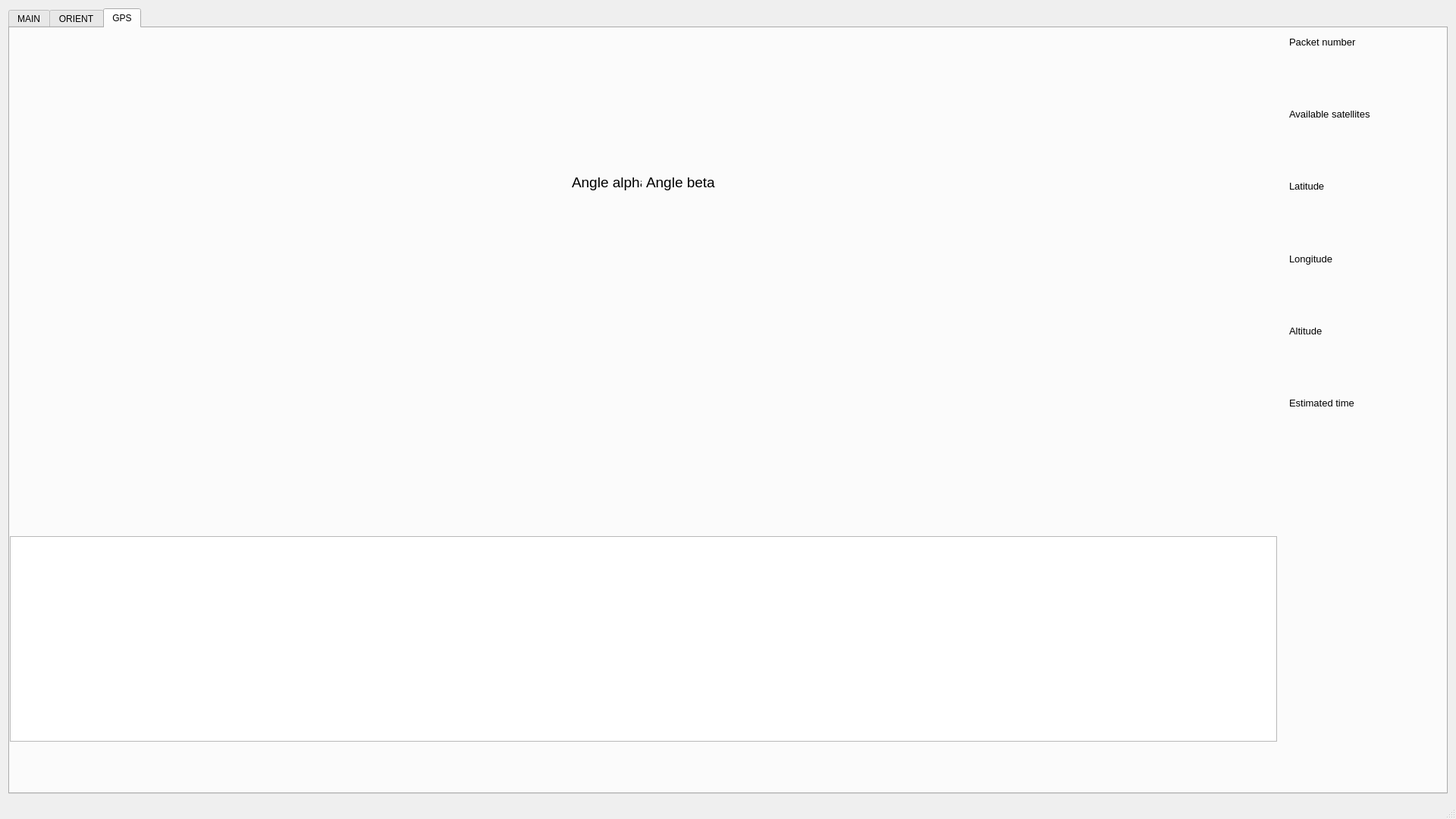
<?xml version="1.0" encoding="UTF-8"?>
<ui version="4.0">
 <class>MainWindow</class>
 <widget class="QMainWindow" name="MainWindow">
  <property name="geometry">
   <rect>
    <x>0</x>
    <y>0</y>
    <width>1920</width>
    <height>1080</height>
   </rect>
  </property>
  <property name="windowTitle">
   <string>Receiver Station</string>
  </property>
  <widget class="QWidget" name="centralWidget">
   <layout class="QGridLayout" name="gridLayout_2">
    <item row="0" column="0">
     <widget class="QTabWidget" name="tabWidget">
      <property name="enabled">
       <bool>true</bool>
      </property>
      <property name="sizePolicy">
       <sizepolicy hsizetype="Preferred" vsizetype="Preferred">
        <horstretch>0</horstretch>
        <verstretch>0</verstretch>
       </sizepolicy>
      </property>
      <property name="currentIndex">
       <number>2</number>
      </property>
      <widget class="QWidget" name="main">
       <attribute name="title">
        <string>MAIN</string>
       </attribute>
       <widget class="QWidget" name="verticalLayoutWidget">
        <property name="geometry">
         <rect>
          <x>1670</x>
          <y>580</y>
          <width>221</width>
          <height>71</height>
         </rect>
        </property>
        <layout class="QVBoxLayout" name="verticalLayout_2">
         <item>
          <widget class="QPushButton" name="pngbutton1">
           <property name="text">
            <string>Save as PNG</string>
           </property>
          </widget>
         </item>
         <item>
          <widget class="QPushButton" name="reconnectButtonR">
           <property name="text">
            <string>Reconnect to receiver</string>
           </property>
          </widget>
         </item>
        </layout>
       </widget>
       <widget class="QWidget" name="gridLayoutWidget">
        <property name="geometry">
         <rect>
          <x>0</x>
          <y>0</y>
          <width>1671</width>
          <height>661</height>
         </rect>
        </property>
        <layout class="QGridLayout" name="mainLayout"/>
       </widget>
       <widget class="QTextEdit" name="main_terminal">
        <property name="geometry">
         <rect>
          <x>0</x>
          <y>660</y>
          <width>1671</width>
          <height>271</height>
         </rect>
        </property>
       </widget>
       <widget class="QWidget" name="formLayoutWidget">
        <property name="geometry">
         <rect>
          <x>1670</x>
          <y>0</y>
          <width>221</width>
          <height>581</height>
         </rect>
        </property>
        <layout class="QFormLayout" name="formLayout">
         <item row="0" column="1">
          <widget class="QLabel" name="label_5">
           <property name="font">
            <font>
             <pointsize>10</pointsize>
            </font>
           </property>
           <property name="text">
            <string>Packet number</string>
           </property>
          </widget>
         </item>
         <item row="1" column="1">
          <widget class="QLabel" name="nvalue">
           <property name="font">
            <font>
             <pointsize>14</pointsize>
             <weight>75</weight>
             <bold>true</bold>
            </font>
           </property>
           <property name="text">
            <string/>
           </property>
          </widget>
         </item>
         <item row="2" column="1">
          <spacer name="verticalSpacer">
           <property name="orientation">
            <enum>Qt::Vertical</enum>
           </property>
           <property name="sizeHint" stdset="0">
            <size>
             <width>20</width>
             <height>30</height>
            </size>
           </property>
          </spacer>
         </item>
         <item row="3" column="1">
          <widget class="QLabel" name="label_6">
           <property name="font">
            <font>
             <pointsize>10</pointsize>
            </font>
           </property>
           <property name="text">
            <string>Battery voltage</string>
           </property>
          </widget>
         </item>
         <item row="4" column="1">
          <widget class="QLabel" name="vbatvalue">
           <property name="font">
            <font>
             <pointsize>14</pointsize>
             <weight>75</weight>
             <bold>true</bold>
            </font>
           </property>
           <property name="text">
            <string/>
           </property>
          </widget>
         </item>
         <item row="5" column="1">
          <spacer name="verticalSpacer_2">
           <property name="orientation">
            <enum>Qt::Vertical</enum>
           </property>
           <property name="sizeHint" stdset="0">
            <size>
             <width>20</width>
             <height>30</height>
            </size>
           </property>
          </spacer>
         </item>
         <item row="6" column="1">
          <widget class="QLabel" name="label_7">
           <property name="font">
            <font>
             <pointsize>10</pointsize>
            </font>
           </property>
           <property name="text">
            <string>Pressure</string>
           </property>
          </widget>
         </item>
         <item row="7" column="1">
          <widget class="QLabel" name="prsvalue">
           <property name="font">
            <font>
             <pointsize>14</pointsize>
             <weight>75</weight>
             <bold>true</bold>
            </font>
           </property>
           <property name="text">
            <string/>
           </property>
          </widget>
         </item>
         <item row="8" column="1">
          <spacer name="verticalSpacer_3">
           <property name="orientation">
            <enum>Qt::Vertical</enum>
           </property>
           <property name="sizeHint" stdset="0">
            <size>
             <width>20</width>
             <height>30</height>
            </size>
           </property>
          </spacer>
         </item>
         <item row="9" column="1">
          <widget class="QLabel" name="label_8">
           <property name="font">
            <font>
             <pointsize>10</pointsize>
            </font>
           </property>
           <property name="text">
            <string>Internal temperature</string>
           </property>
          </widget>
         </item>
         <item row="10" column="1">
          <widget class="QLabel" name="t1value">
           <property name="font">
            <font>
             <pointsize>14</pointsize>
             <weight>75</weight>
             <bold>true</bold>
            </font>
           </property>
           <property name="text">
            <string/>
           </property>
          </widget>
         </item>
         <item row="11" column="1">
          <spacer name="verticalSpacer_4">
           <property name="orientation">
            <enum>Qt::Vertical</enum>
           </property>
           <property name="sizeHint" stdset="0">
            <size>
             <width>0</width>
             <height>30</height>
            </size>
           </property>
          </spacer>
         </item>
         <item row="12" column="1">
          <widget class="QLabel" name="label_9">
           <property name="font">
            <font>
             <pointsize>10</pointsize>
            </font>
           </property>
           <property name="text">
            <string>Ambient temperature</string>
           </property>
          </widget>
         </item>
         <item row="13" column="1">
          <widget class="QLabel" name="t2value">
           <property name="font">
            <font>
             <pointsize>14</pointsize>
             <weight>75</weight>
             <bold>true</bold>
            </font>
           </property>
           <property name="text">
            <string/>
           </property>
          </widget>
         </item>
         <item row="14" column="1">
          <spacer name="verticalSpacer_5">
           <property name="orientation">
            <enum>Qt::Vertical</enum>
           </property>
           <property name="sizeHint" stdset="0">
            <size>
             <width>20</width>
             <height>30</height>
            </size>
           </property>
          </spacer>
         </item>
         <item row="18" column="1">
          <widget class="QLabel" name="label_10">
           <property name="font">
            <font>
             <pointsize>10</pointsize>
            </font>
           </property>
           <property name="text">
            <string>Estimated time</string>
           </property>
          </widget>
         </item>
         <item row="19" column="1">
          <widget class="QLabel" name="etvalue">
           <property name="font">
            <font>
             <pointsize>14</pointsize>
             <weight>75</weight>
             <bold>true</bold>
            </font>
           </property>
           <property name="text">
            <string/>
           </property>
          </widget>
         </item>
         <item row="15" column="1">
          <widget class="QLabel" name="label_11">
           <property name="font">
            <font>
             <pointsize>10</pointsize>
            </font>
           </property>
           <property name="text">
            <string>Altitude</string>
           </property>
          </widget>
         </item>
         <item row="16" column="1">
          <widget class="QLabel" name="altvalue">
           <property name="font">
            <font>
             <pointsize>14</pointsize>
             <weight>75</weight>
             <bold>true</bold>
            </font>
           </property>
           <property name="text">
            <string/>
           </property>
          </widget>
         </item>
         <item row="17" column="1">
          <spacer name="verticalSpacer_6">
           <property name="orientation">
            <enum>Qt::Vertical</enum>
           </property>
           <property name="sizeHint" stdset="0">
            <size>
             <width>20</width>
             <height>30</height>
            </size>
           </property>
          </spacer>
         </item>
        </layout>
       </widget>
      </widget>
      <widget class="QWidget" name="orient">
       <attribute name="title">
        <string>ORIENT</string>
       </attribute>
       <widget class="QWidget" name="verticalLayoutWidget_2">
        <property name="geometry">
         <rect>
          <x>1670</x>
          <y>410</y>
          <width>221</width>
          <height>31</height>
         </rect>
        </property>
        <layout class="QVBoxLayout" name="verticalLayout">
         <item>
          <widget class="QPushButton" name="pngbutton2">
           <property name="text">
            <string>Save as PNG</string>
           </property>
          </widget>
         </item>
        </layout>
       </widget>
       <widget class="QWidget" name="verticalLayoutWidget_3">
        <property name="geometry">
         <rect>
          <x>0</x>
          <y>0</y>
          <width>1671</width>
          <height>671</height>
         </rect>
        </property>
        <layout class="QVBoxLayout" name="orientLayout"/>
       </widget>
       <widget class="QTextEdit" name="orient_terminal">
        <property name="geometry">
         <rect>
          <x>0</x>
          <y>670</y>
          <width>1671</width>
          <height>271</height>
         </rect>
        </property>
       </widget>
       <widget class="QWidget" name="formLayoutWidget_2">
        <property name="geometry">
         <rect>
          <x>1670</x>
          <y>0</y>
          <width>221</width>
          <height>411</height>
         </rect>
        </property>
        <layout class="QFormLayout" name="formLayout_2">
         <item row="0" column="1">
          <widget class="QLabel" name="label">
           <property name="font">
            <font>
             <pointsize>10</pointsize>
            </font>
           </property>
           <property name="text">
            <string>Packet number</string>
           </property>
          </widget>
         </item>
         <item row="1" column="1">
          <widget class="QLabel" name="orient_nvalue">
           <property name="font">
            <font>
             <pointsize>14</pointsize>
             <weight>75</weight>
             <bold>true</bold>
            </font>
           </property>
           <property name="text">
            <string/>
           </property>
          </widget>
         </item>
         <item row="2" column="1">
          <spacer name="verticalSpacer_7">
           <property name="orientation">
            <enum>Qt::Vertical</enum>
           </property>
           <property name="sizeHint" stdset="0">
            <size>
             <width>20</width>
             <height>30</height>
            </size>
           </property>
          </spacer>
         </item>
         <item row="3" column="1">
          <widget class="QLabel" name="label_2">
           <property name="font">
            <font>
             <pointsize>10</pointsize>
            </font>
           </property>
           <property name="text">
            <string>Acceleration by axis X</string>
           </property>
          </widget>
         </item>
         <item row="4" column="1">
          <widget class="QLabel" name="orient_axvalue">
           <property name="font">
            <font>
             <pointsize>14</pointsize>
             <weight>75</weight>
             <bold>true</bold>
            </font>
           </property>
           <property name="text">
            <string/>
           </property>
          </widget>
         </item>
         <item row="5" column="1">
          <spacer name="verticalSpacer_8">
           <property name="orientation">
            <enum>Qt::Vertical</enum>
           </property>
           <property name="sizeHint" stdset="0">
            <size>
             <width>20</width>
             <height>30</height>
            </size>
           </property>
          </spacer>
         </item>
         <item row="6" column="1">
          <widget class="QLabel" name="label_4">
           <property name="font">
            <font>
             <pointsize>10</pointsize>
            </font>
           </property>
           <property name="text">
            <string>Acceleration by axis Y</string>
           </property>
          </widget>
         </item>
         <item row="7" column="1">
          <widget class="QLabel" name="orient_ayvalue">
           <property name="font">
            <font>
             <pointsize>14</pointsize>
             <weight>75</weight>
             <bold>true</bold>
            </font>
           </property>
           <property name="text">
            <string/>
           </property>
          </widget>
         </item>
         <item row="8" column="1">
          <spacer name="verticalSpacer_9">
           <property name="orientation">
            <enum>Qt::Vertical</enum>
           </property>
           <property name="sizeHint" stdset="0">
            <size>
             <width>20</width>
             <height>30</height>
            </size>
           </property>
          </spacer>
         </item>
         <item row="9" column="1">
          <widget class="QLabel" name="label_12">
           <property name="font">
            <font>
             <pointsize>10</pointsize>
            </font>
           </property>
           <property name="text">
            <string>Acceleration by axis Z</string>
           </property>
          </widget>
         </item>
         <item row="10" column="1">
          <widget class="QLabel" name="orient_azvalue">
           <property name="font">
            <font>
             <pointsize>14</pointsize>
             <weight>75</weight>
             <bold>true</bold>
            </font>
           </property>
           <property name="text">
            <string/>
           </property>
          </widget>
         </item>
         <item row="11" column="1">
          <spacer name="verticalSpacer_10">
           <property name="orientation">
            <enum>Qt::Vertical</enum>
           </property>
           <property name="sizeHint" stdset="0">
            <size>
             <width>20</width>
             <height>30</height>
            </size>
           </property>
          </spacer>
         </item>
         <item row="12" column="1">
          <widget class="QLabel" name="label_13">
           <property name="font">
            <font>
             <pointsize>10</pointsize>
            </font>
           </property>
           <property name="text">
            <string>Estimated time</string>
           </property>
          </widget>
         </item>
         <item row="13" column="1">
          <widget class="QLabel" name="orient_etvalue">
           <property name="font">
            <font>
             <pointsize>14</pointsize>
             <weight>75</weight>
             <bold>true</bold>
            </font>
           </property>
           <property name="text">
            <string/>
           </property>
          </widget>
         </item>
        </layout>
       </widget>
      </widget>
      <widget class="QWidget" name="gps">
       <property name="enabled">
        <bool>true</bool>
       </property>
       <attribute name="title">
        <string>GPS</string>
       </attribute>
       <widget class="QTextEdit" name="gps_terminal">
        <property name="geometry">
         <rect>
          <x>0</x>
          <y>670</y>
          <width>1671</width>
          <height>271</height>
         </rect>
        </property>
       </widget>
       <widget class="QWidget" name="formLayoutWidget_3">
        <property name="geometry">
         <rect>
          <x>1670</x>
          <y>0</y>
          <width>221</width>
          <height>541</height>
         </rect>
        </property>
        <layout class="QFormLayout" name="formLayout_3">
         <item row="0" column="1">
          <widget class="QLabel" name="label_3">
           <property name="font">
            <font>
             <pointsize>10</pointsize>
            </font>
           </property>
           <property name="text">
            <string>Packet number</string>
           </property>
          </widget>
         </item>
         <item row="1" column="1">
          <widget class="QLabel" name="gps_nvalue">
           <property name="enabled">
            <bool>true</bool>
           </property>
           <property name="font">
            <font>
             <pointsize>14</pointsize>
             <weight>75</weight>
             <bold>true</bold>
            </font>
           </property>
           <property name="text">
            <string/>
           </property>
          </widget>
         </item>
         <item row="2" column="1">
          <spacer name="verticalSpacer_11">
           <property name="orientation">
            <enum>Qt::Vertical</enum>
           </property>
           <property name="sizeHint" stdset="0">
            <size>
             <width>20</width>
             <height>30</height>
            </size>
           </property>
          </spacer>
         </item>
         <item row="3" column="1">
          <widget class="QLabel" name="label_14">
           <property name="font">
            <font>
             <pointsize>10</pointsize>
            </font>
           </property>
           <property name="text">
            <string>Available satellites</string>
           </property>
          </widget>
         </item>
         <item row="4" column="1">
          <widget class="QLabel" name="gps_satvalue">
           <property name="font">
            <font>
             <pointsize>14</pointsize>
             <weight>75</weight>
             <bold>true</bold>
            </font>
           </property>
           <property name="text">
            <string/>
           </property>
          </widget>
         </item>
         <item row="5" column="1">
          <spacer name="verticalSpacer_12">
           <property name="orientation">
            <enum>Qt::Vertical</enum>
           </property>
           <property name="sizeHint" stdset="0">
            <size>
             <width>20</width>
             <height>30</height>
            </size>
           </property>
          </spacer>
         </item>
         <item row="6" column="1">
          <widget class="QLabel" name="label_15">
           <property name="font">
            <font>
             <pointsize>10</pointsize>
            </font>
           </property>
           <property name="text">
            <string>Latitude</string>
           </property>
          </widget>
         </item>
         <item row="7" column="1">
          <widget class="QLabel" name="gps_latvalue">
           <property name="font">
            <font>
             <pointsize>14</pointsize>
             <weight>75</weight>
             <bold>true</bold>
            </font>
           </property>
           <property name="text">
            <string/>
           </property>
          </widget>
         </item>
         <item row="8" column="1">
          <spacer name="verticalSpacer_13">
           <property name="orientation">
            <enum>Qt::Vertical</enum>
           </property>
           <property name="sizeHint" stdset="0">
            <size>
             <width>20</width>
             <height>30</height>
            </size>
           </property>
          </spacer>
         </item>
         <item row="9" column="1">
          <widget class="QLabel" name="label_17">
           <property name="font">
            <font>
             <pointsize>10</pointsize>
            </font>
           </property>
           <property name="text">
            <string>Longitude</string>
           </property>
          </widget>
         </item>
         <item row="10" column="1">
          <widget class="QLabel" name="gps_lonvalue">
           <property name="font">
            <font>
             <pointsize>14</pointsize>
             <weight>75</weight>
             <bold>true</bold>
            </font>
           </property>
           <property name="text">
            <string/>
           </property>
          </widget>
         </item>
         <item row="11" column="1">
          <spacer name="verticalSpacer_14">
           <property name="orientation">
            <enum>Qt::Vertical</enum>
           </property>
           <property name="sizeHint" stdset="0">
            <size>
             <width>20</width>
             <height>30</height>
            </size>
           </property>
          </spacer>
         </item>
         <item row="12" column="1">
          <widget class="QLabel" name="label_19">
           <property name="font">
            <font>
             <pointsize>10</pointsize>
            </font>
           </property>
           <property name="text">
            <string>Altitude</string>
           </property>
          </widget>
         </item>
         <item row="13" column="1">
          <widget class="QLabel" name="gps_altvalue">
           <property name="font">
            <font>
             <pointsize>14</pointsize>
             <weight>75</weight>
             <bold>true</bold>
            </font>
           </property>
           <property name="text">
            <string/>
           </property>
          </widget>
         </item>
         <item row="14" column="1">
          <spacer name="verticalSpacer_15">
           <property name="orientation">
            <enum>Qt::Vertical</enum>
           </property>
           <property name="sizeHint" stdset="0">
            <size>
             <width>20</width>
             <height>30</height>
            </size>
           </property>
          </spacer>
         </item>
         <item row="15" column="1">
          <widget class="QLabel" name="label_21">
           <property name="font">
            <font>
             <pointsize>10</pointsize>
            </font>
           </property>
           <property name="text">
            <string>Estimated time</string>
           </property>
          </widget>
         </item>
         <item row="16" column="1">
          <widget class="QLabel" name="gps_etvalue">
           <property name="font">
            <font>
             <pointsize>14</pointsize>
             <weight>75</weight>
             <bold>true</bold>
            </font>
           </property>
           <property name="text">
            <string/>
           </property>
          </widget>
         </item>
        </layout>
       </widget>
       <widget class="QWidget" name="gridLayoutWidget_2">
        <property name="geometry">
         <rect>
          <x>730</x>
          <y>159</y>
          <width>211</width>
          <height>161</height>
         </rect>
        </property>
        <layout class="QGridLayout" name="gridLayout">
         <item row="0" column="0">
          <widget class="QLabel" name="label_16">
           <property name="font">
            <font>
             <pointsize>14</pointsize>
            </font>
           </property>
           <property name="text">
            <string>Angle alpha</string>
           </property>
          </widget>
         </item>
         <item row="0" column="1">
          <widget class="QLabel" name="label_18">
           <property name="font">
            <font>
             <pointsize>14</pointsize>
            </font>
           </property>
           <property name="text">
            <string>Angle beta</string>
           </property>
          </widget>
         </item>
         <item row="1" column="0">
          <widget class="QLabel" name="angle_alpha">
           <property name="palette">
            <palette>
             <active>
              <colorrole role="Text">
               <brush brushstyle="SolidPattern">
                <color alpha="255">
                 <red>255</red>
                 <green>0</green>
                 <blue>0</blue>
                </color>
               </brush>
              </colorrole>
              <colorrole role="PlaceholderText">
               <brush brushstyle="SolidPattern">
                <color alpha="128">
                 <red>255</red>
                 <green>0</green>
                 <blue>0</blue>
                </color>
               </brush>
              </colorrole>
             </active>
             <inactive>
              <colorrole role="Text">
               <brush brushstyle="SolidPattern">
                <color alpha="255">
                 <red>255</red>
                 <green>0</green>
                 <blue>0</blue>
                </color>
               </brush>
              </colorrole>
              <colorrole role="PlaceholderText">
               <brush brushstyle="SolidPattern">
                <color alpha="128">
                 <red>255</red>
                 <green>0</green>
                 <blue>0</blue>
                </color>
               </brush>
              </colorrole>
             </inactive>
             <disabled>
              <colorrole role="Text">
               <brush brushstyle="SolidPattern">
                <color alpha="255">
                 <red>120</red>
                 <green>120</green>
                 <blue>120</blue>
                </color>
               </brush>
              </colorrole>
              <colorrole role="PlaceholderText">
               <brush brushstyle="SolidPattern">
                <color alpha="128">
                 <red>0</red>
                 <green>0</green>
                 <blue>0</blue>
                </color>
               </brush>
              </colorrole>
             </disabled>
            </palette>
           </property>
           <property name="font">
            <font>
             <pointsize>16</pointsize>
             <weight>75</weight>
             <bold>true</bold>
            </font>
           </property>
           <property name="text">
            <string/>
           </property>
          </widget>
         </item>
         <item row="1" column="1">
          <widget class="QLabel" name="angle_beta">
           <property name="palette">
            <palette>
             <active>
              <colorrole role="Text">
               <brush brushstyle="SolidPattern">
                <color alpha="255">
                 <red>0</red>
                 <green>255</green>
                 <blue>0</blue>
                </color>
               </brush>
              </colorrole>
              <colorrole role="PlaceholderText">
               <brush brushstyle="SolidPattern">
                <color alpha="128">
                 <red>0</red>
                 <green>255</green>
                 <blue>0</blue>
                </color>
               </brush>
              </colorrole>
             </active>
             <inactive>
              <colorrole role="Text">
               <brush brushstyle="SolidPattern">
                <color alpha="255">
                 <red>0</red>
                 <green>255</green>
                 <blue>0</blue>
                </color>
               </brush>
              </colorrole>
              <colorrole role="PlaceholderText">
               <brush brushstyle="SolidPattern">
                <color alpha="128">
                 <red>0</red>
                 <green>255</green>
                 <blue>0</blue>
                </color>
               </brush>
              </colorrole>
             </inactive>
             <disabled>
              <colorrole role="Text">
               <brush brushstyle="SolidPattern">
                <color alpha="255">
                 <red>120</red>
                 <green>120</green>
                 <blue>120</blue>
                </color>
               </brush>
              </colorrole>
              <colorrole role="PlaceholderText">
               <brush brushstyle="SolidPattern">
                <color alpha="128">
                 <red>0</red>
                 <green>0</green>
                 <blue>0</blue>
                </color>
               </brush>
              </colorrole>
             </disabled>
            </palette>
           </property>
           <property name="font">
            <font>
             <pointsize>16</pointsize>
             <weight>75</weight>
             <bold>true</bold>
            </font>
           </property>
           <property name="text">
            <string/>
           </property>
          </widget>
         </item>
        </layout>
       </widget>
      </widget>
     </widget>
    </item>
   </layout>
  </widget>
  <widget class="QMenuBar" name="menuBar">
   <property name="geometry">
    <rect>
     <x>0</x>
     <y>0</y>
     <width>1920</width>
     <height>21</height>
    </rect>
   </property>
  </widget>
  <widget class="QStatusBar" name="statusBar"/>
 </widget>
 <layoutdefault spacing="6" margin="11"/>
 <resources/>
 <connections/>
</ui>
